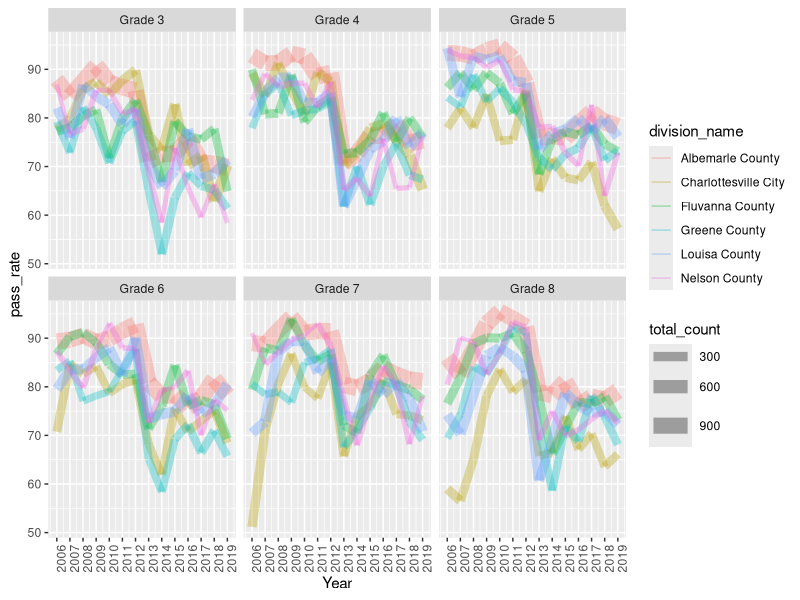
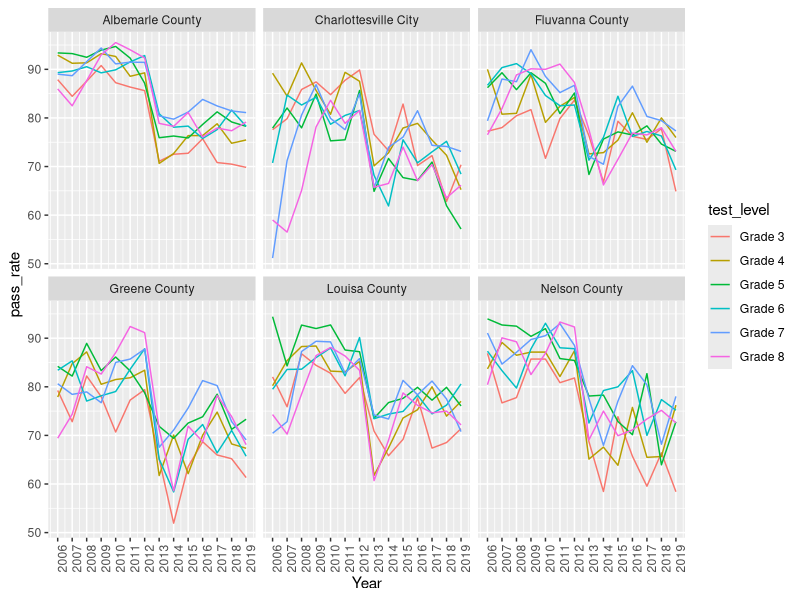
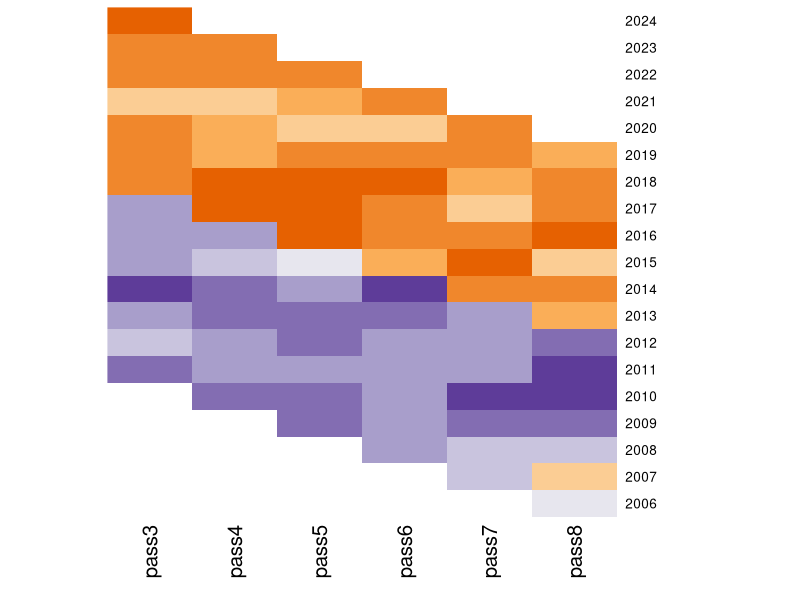
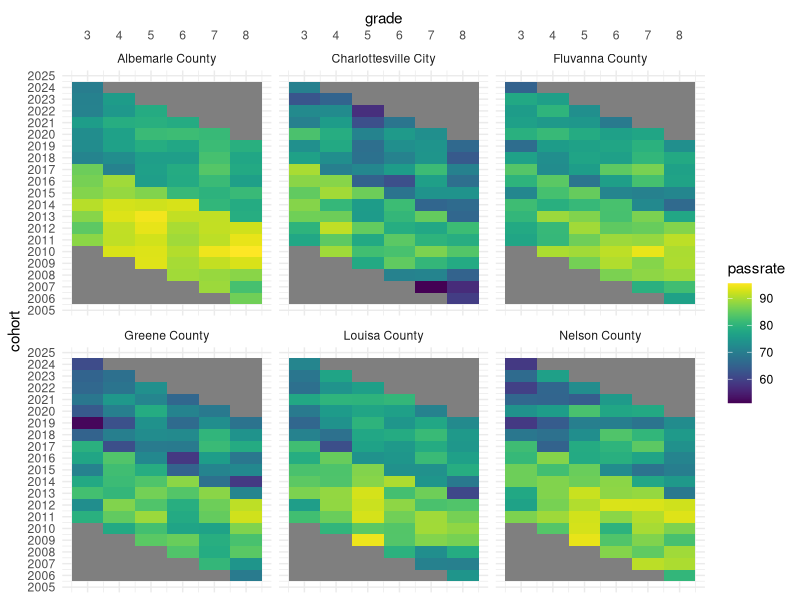
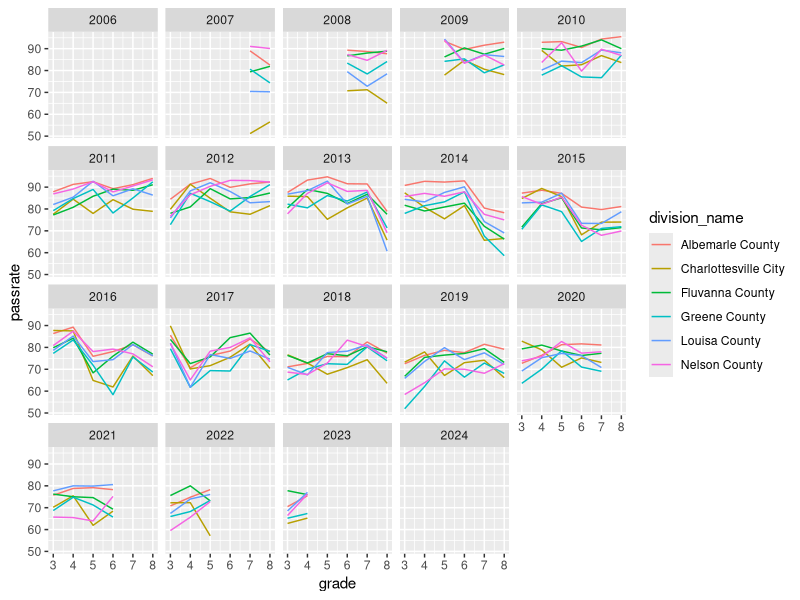
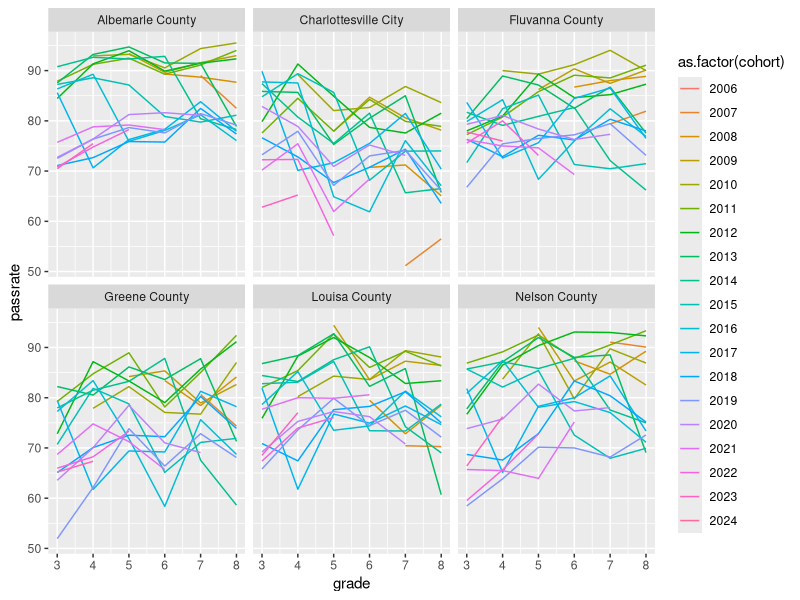

These charts were generated, in order, by the following R code:
# SOL reading pass rates: division metrics and cohort metrics
#   division level (school level in next phase)
#   total students (Black-white gap in next phase)


# set up
library(tidyverse)
library(RColorBrewer) 

setwd("cvilleequity_readingsol")

# read in data
division_allraces <- read_csv("dvision_allraces.csv")
names(division_allraces) <- tolower(str_replace(names(division_allraces), " ", "_"))

division_allraces <- division_allraces %>% 
  mutate(ayear = as.numeric(str_sub(school_year, 6,9)),
         grade = as.numeric(str_sub(test_level, 7,7)))

# Examine by year
# division by year
ggplot(division_allraces, aes(x = ayear, y = pass_rate, color = division_name)) +
  geom_line(aes(size = total_count), alpha = 1/3) + 
  scale_x_continuous(name = "Year", breaks =seq(2006,2019,1)) +
  facet_wrap(~test_level) +
  theme(axis.text.x = element_text(angle = 90))
# 2013 appears to be year the pass threshold changes
# more variation across divisions in older grades?

# grade by year
ggplot(division_allraces, aes(x = ayear, y = pass_rate, color = test_level)) +
  geom_line() + 
  scale_x_continuous(name = "Year", breaks =seq(2006,2019,1)) +
  facet_wrap(~division_name) +
  theme(axis.text.x = element_text(angle = 90))
# more variation across grades in some divisions than others


# Make cohorts - wide
# there is definitely a more elegant way to do this, but for expediency's sake...
cohort8 <- division_allraces %>% 
  filter(grade == 8) %>% 
  mutate(cohort = ayear) %>% 
  select(division_number, division_name, cohort, pass8 = pass_rate, total8 = total_count)

cohort7 <- division_allraces %>% 
  filter(grade == 7) %>% 
  mutate(cohort = ayear + 1) %>% 
  select(division_number, division_name, cohort, pass7 = pass_rate, total7 = total_count)

cohort6 <- division_allraces %>% 
  filter(grade == 6) %>% 
  mutate(cohort = ayear + 2) %>% 
  select(division_number, division_name, cohort, pass6 = pass_rate, total6 = total_count)

cohort5 <- division_allraces %>% 
  filter(grade == 5) %>% 
  mutate(cohort = ayear + 3) %>% 
  select(division_number, division_name, cohort, pass5 = pass_rate, total5 = total_count)

cohort4 <- division_allraces %>% 
  filter(grade == 4) %>% 
  mutate(cohort = ayear + 4) %>% 
  select(division_number, division_name, cohort, pass4 = pass_rate, total4 = total_count)

cohort3 <- division_allraces %>% 
  filter(grade == 3) %>% 
  mutate(cohort = ayear + 5) %>% 
  select(division_number, division_name, cohort, pass3 = pass_rate, total3 = total_count)

cohort <- cohort3 %>% 
  full_join(cohort4) %>% 
  full_join(cohort5) %>% 
  full_join(cohort6) %>% 
  full_join(cohort7) %>% 
  full_join(cohort8) %>% 
  arrange(division_name, cohort)

# heatmap version (using heatmap library)
# requires a matrix
cohort_matrix <- as.data.frame(cohort) %>% 
  filter(division_name == "Albemarle County") %>% 
    column_to_rownames("cohort") %>% 
  select(starts_with("pass")) %>% 
  as.matrix()

heatmap(cohort_matrix, Colv = NA, Rowv = NA, scale = "column", col = colorRampPalette(brewer.pal(5, "PuOr"))(10))

# heatmap version, better way
# make data long, and use ggplot
cohort_long <- cohort %>% 
  select(division_name, cohort, starts_with("pass")) %>% 
  pivot_longer(cols = starts_with("pass"), 
               names_to = "grade", names_prefix = "pass", names_transform = list(grade = as.integer)
               ,values_to = "passrate")

ggplot(cohort_long, aes(grade, cohort)) +
  geom_tile(aes(fill = passrate)) +
  scale_x_continuous(position = "top", breaks = seq(3,8,1)) +
  scale_y_continuous(breaks = seq(2005,2025,1)) +
  facet_wrap(~division_name) +
  viridis::scale_fill_viridis() +
  theme_minimal()

# line plot versions
ggplot(cohort_long, aes(x = grade, y = passrate, color = division_name)) +
  geom_line() + facet_wrap(~cohort)

ggplot(cohort_long, aes(x = grade, y = passrate, color = as.factor(cohort))) +
  geom_line() + facet_wrap(~division_name)
